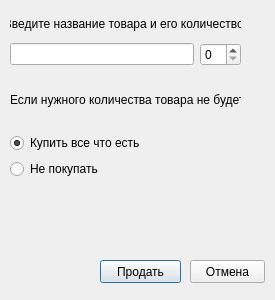
<?xml version="1.0" encoding="UTF-8"?>
<ui version="4.0">
 <class>Dialog</class>
 <widget class="QDialog" name="Dialog">
  <property name="geometry">
   <rect>
    <x>0</x>
    <y>0</y>
    <width>275</width>
    <height>300</height>
   </rect>
  </property>
  <property name="windowTitle">
   <string>Dialog</string>
  </property>
  <widget class="QPushButton" name="pushButton">
   <property name="geometry">
    <rect>
     <x>100</x>
     <y>260</y>
     <width>81</width>
     <height>23</height>
    </rect>
   </property>
   <property name="text">
    <string>Продать</string>
   </property>
  </widget>
  <widget class="QPushButton" name="pushButton_2">
   <property name="geometry">
    <rect>
     <x>190</x>
     <y>260</y>
     <width>75</width>
     <height>23</height>
    </rect>
   </property>
   <property name="text">
    <string>Отмена</string>
   </property>
  </widget>
  <widget class="QWidget" name="">
   <property name="geometry">
    <rect>
     <x>10</x>
     <y>10</y>
     <width>231</width>
     <height>231</height>
    </rect>
   </property>
   <layout class="QVBoxLayout" name="verticalLayout_2">
    <item>
     <layout class="QVBoxLayout" name="verticalLayout">
      <item>
       <widget class="QLabel" name="label">
        <property name="text">
         <string>Введите название товара и его количество:</string>
        </property>
        <property name="alignment">
         <set>Qt::AlignCenter</set>
        </property>
       </widget>
      </item>
      <item>
       <layout class="QHBoxLayout" name="horizontalLayout">
        <item>
         <widget class="QLineEdit" name="lineEdit"/>
        </item>
        <item>
         <widget class="QSpinBox" name="spinBox"/>
        </item>
       </layout>
      </item>
     </layout>
    </item>
    <item>
     <widget class="QLabel" name="label_2">
      <property name="text">
       <string>Если нужного количества товара не будет:</string>
      </property>
     </widget>
    </item>
    <item>
     <widget class="QRadioButton" name="radioButton">
      <property name="text">
       <string>Купить все что есть</string>
      </property>
      <property name="checked">
       <bool>true</bool>
      </property>
     </widget>
    </item>
    <item>
     <widget class="QRadioButton" name="radioButton_2">
      <property name="text">
       <string>Не покупать</string>
      </property>
     </widget>
    </item>
    <item>
     <widget class="QLabel" name="massage">
      <property name="text">
       <string/>
      </property>
     </widget>
    </item>
   </layout>
  </widget>
 </widget>
 <resources/>
 <connections/>
</ui>
